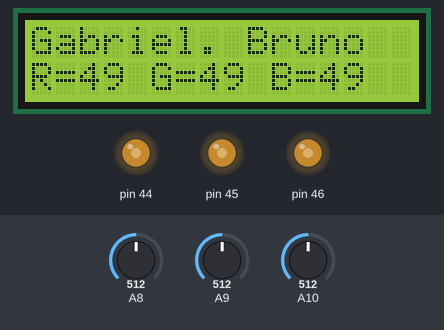
The sketch below on a simulated Arduino Mega 2560, built with avr-gcc and run on an emulated ATmega2560. On the bench: 16×2 character LCD, output pins drawn as LEDs (lit = HIGH). Inputs (shaded band) come from the test bench; at power-on: A8 = 512, A9 = 512, A10 = 512.

Above: at 1.2 s.
1.3 s: A8 set to 716
At 1.8 s:
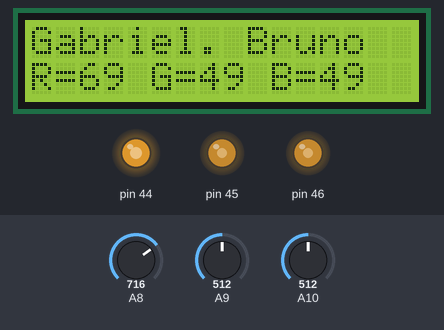
2.8 s: A9 set to 716
At 4.0 s:
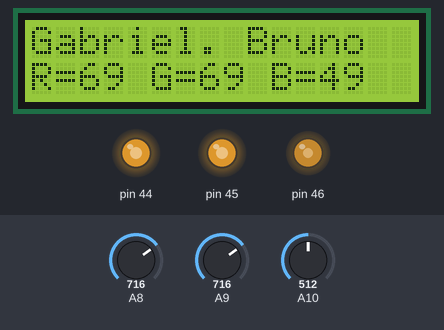
4.3 s: A10 set to 716
At 5.3 s:
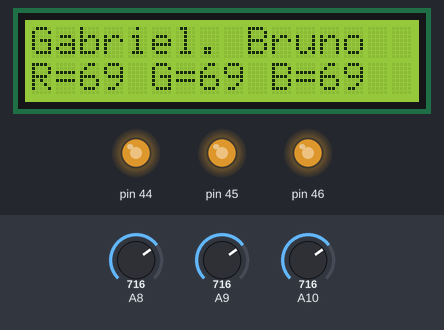
5.8 s: A8 set to 900
At 6.4 s:
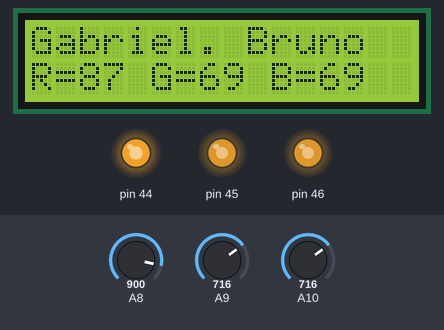
7.3 s: A9 set to 900
At 7.6 s:
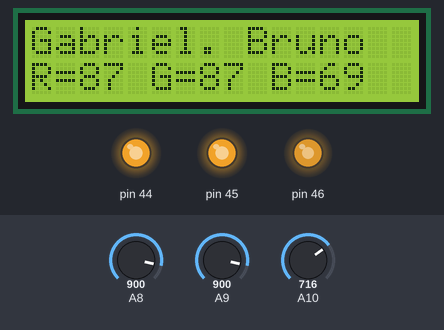
8.8 s: A10 set to 900
At 9.9 s:
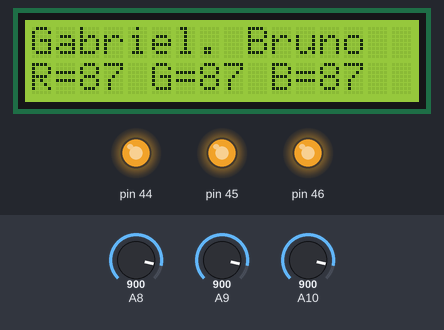
Timing chart, 0 to 11.3 s (numbered marks = the images above; inputs shaded):
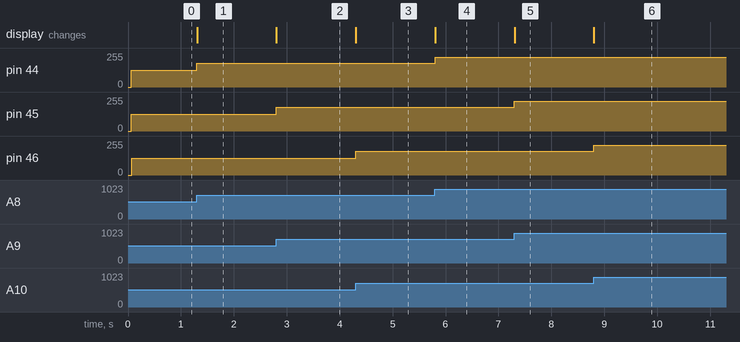

The sketch:

Acionamento_de_motores_de_acordo_com_a_luminosidade.ino
```cpp
//Projeto de acionamento de motores de acordo com a luminosidade controlada através de Potenciometros.


#include <LiquidCrystal.h> //Inclusao da biblioteca do LCD

//Definindo pinos dos periféricos de saída
#define K1 33
#define K2 34
#define K3 35


LiquidCrystal lcd (8, 9, 4, 5, 6, 7); //Mapeamento/pinagem do LCD

//Variáveis de 16 bits que admite somente valores positivos
unsigned int red;
unsigned int green;
unsigned int blue;

//Loading/priorizando a leitura  das funções principais
void ControlRele();
void setLCDNomes();
void startColors();

//Função de presentação de nomes no LCD
void setLCDNomes()
{
  lcd.setCursor(0, 0);
  lcd.print("Gabriel.");

  lcd.setCursor(9, 0);
  lcd.print("Bruno");
}

//Funçaõ de controle de luminosidade do LED VM com seu respectivo valor em %
void setLCDColorsRed()
{
  analogWrite (44, red);
  red = map(red, 0, 255 , 0 , 100);
  lcd.setCursor(0, 1);
  lcd.print("R=");
  lcd.print(red);
}

//Funçaõ de controle de luminosidade do LED VD com seu respectivo valor em %
void setLCDColorsGreen()
{
  analogWrite (45, green);
  green = map(green, 0, 255 , 0 , 100);
  lcd.setCursor(5, 1);
  lcd.print("G=");
  lcd.print(green);
}

//Funçaõ de controle de luminosidade do LED AZ com seu respectivo valor em %
void setLCDColorsBlue()
{
  analogWrite (46, blue);
  blue = map(blue, 0, 255 , 0 , 100);
  lcd.setCursor(10, 1);
  lcd.print("B=");
  lcd.print(blue);
}

//Mapeando os valores analógicos de entrada de 10 bits para 8 bits
void startColors()
{
  red = analogRead(A8);
  red = map(red, 0, 1023, 0, 255);

  green = analogRead(A9);
  green = map(green, 0, 1023, 0, 255);

  blue = analogRead(A10);
  blue = map(blue, 0, 1023, 0, 255);
}

//Função de acionamento dos relés de acordo com a luminosidade
void ControlRele()
{
  if (red >= 80)
  {
     digitalWrite(K1,0);
  }

   if (red<20)
   {
    digitalWrite(K1,1);
   }
}


//Função de inicialização do sistema
void setup() {
  lcd.begin(2, 16);
  setLCDNomes();
}

//Função de loop/repetição
void loop()
{
  startColors();
  setLCDColorsRed();
  setLCDColorsGreen();
  setLCDColorsBlue();
  ControlRele();
}
```

Measured:
- after the input at 1.3 s, pin 44: 127/255 → 178/255 at once; the display: changes at once (image 1)
- after the input at 2.8 s, pin 45: 127/255 → 178/255 at once; the display: changes at once (image 2)
- after the input at 4.3 s, pin 46: 127/255 → 178/255 at once; the display: changes at once (image 3)
- after the input at 5.8 s, pin 44: 178/255 → 224/255 at once; the display: changes at once (image 4)
- after the input at 7.3 s, pin 45: 178/255 → 224/255 at once; the display: changes at once (image 5)
- after the input at 8.8 s, pin 46: 178/255 → 224/255 at once; the display: changes at once (image 6)
